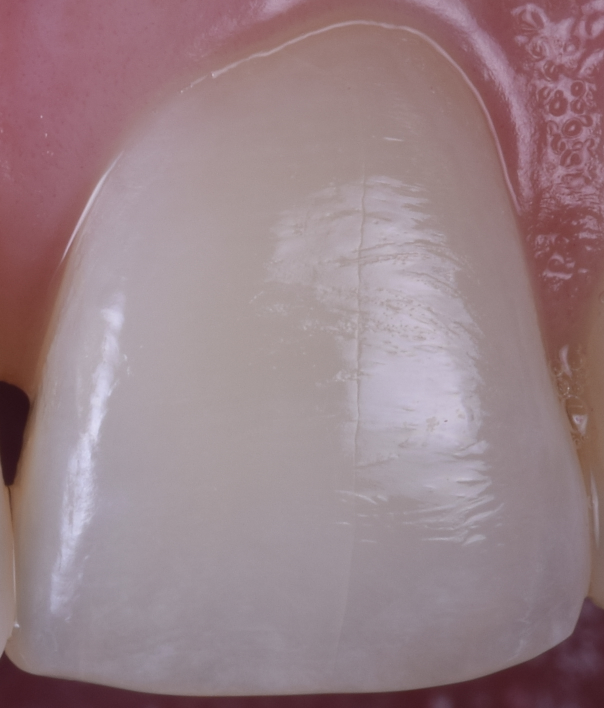
#> input picture Imagenes/Diente_d_1.JPG, 1208 x 1416 px (shown at 1/2 size)
$ python WaveletEnhancement.py Imagenes/Diente_d_1.JPG
#> lines starting #> are read from the running program, lines starting #| are printed output that depends on the picture; long printed decimals are rounded
import numpy as np

import pywt
import cv2


class WaveletEnhancement(object):

    def __init__(self,m_ini=0,M_ini=255,automatic_mM = True):
        self.m = m_ini
        self.M = M_ini
        self.automatic_mM = automatic_mM

    def enhanceSaturation(self, image):
        return cv2.equalizeHist(image)

    def selectnM(self,cA):
        if self.automatic_mM == False:
            return

        self.m = 30
        self.M = 200

        [m1,M1] = np.quantile(cA,[0.05,0.95])
        self.m = np.min([self.m,m1])
        self.M = np.max([self.M,M1])


    def applyWaveTransformEnhancement(self,original):
        cA, (LH, HL, HH) = pywt.dwt2(original, 'sym4')
        self.selectnM(cA)

        K1 = self.m-1
        K2 = self.M+1
        cv2.imwrite('salida.jpg',cA)
        values = np.where((cA > self.m) & (cA < self.M))
        print(self.M-self.m)
        print (cA[values].shape)
        cA[values] = np.log(((cA[values]-K1)/(K2-cA[values])))
        R_min = np.min(cA[values])
        R_max = np.max(cA[values])
        cA[values] = ((cA[values]-R_min)/(R_max-R_min))
        print (cA[values])
        cA[values] = cA[values]*(self.M-self.m) + self.m

        print (cA[values])

        res = pywt.idwt2((cA, (LH, HL, HH)),'sym4')
        return np.uint8(res)

    def apply(self, original):
        hsv = cv2.cvtColor(original,cv2.COLOR_BGR2HSV)
        (sx,sy,_) = hsv.shape
        hsv = cv2.resize(hsv,(512,512))
        H,S,V = cv2.split(hsv)
        print (np.max(V))
        S = self.enhanceSaturation(S)
        V = self.applyWaveTransformEnhancement(V)
        result = cv2.merge([H,S,V])
        result = cv2.resize(hsv,(sy,sx))
        result = cv2.cvtColor(result,cv2.COLOR_HSV2BGR)
        cv2.imwrite('resultado.jpg',result)


if __name__ == "__main__":
    import sys

    c = len(sys.argv)
    im_in = 'imagen2.png'
    if c >= 2:
        im_in = sys.argv[1]

    image = cv2.imread(im_in)
#> image is the input picture: shape (1416, 1208, 3); mean B, G, R 135.2, 129.4, 152.4
    wvlt = WaveletEnhancement()
    wvlt.apply(image)
#> in apply, `hsv = cv2.cvtColor(original,cv2.COLOR_BGR2HSV)`: hsv: shape (1416, 1208, 3); mean H, S, V 133.3, 44.2, 152.8
#> in apply, `hsv = cv2.resize(hsv,(512,512))`: hsv: shape (512, 512, 3); mean H, S, V 133.3, 44.2, 152.7
#> in apply, `H,S,V = cv2.split(hsv)`:
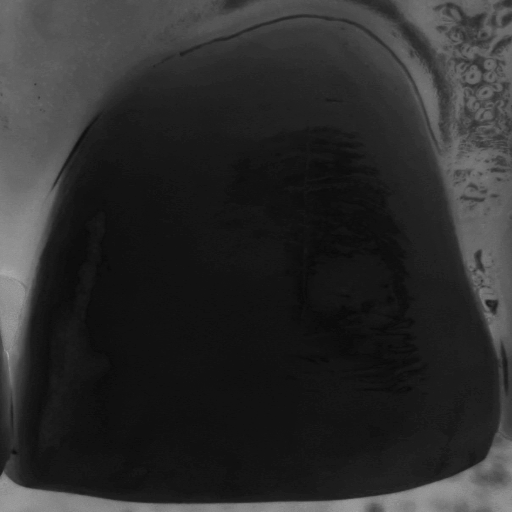
#> S: shape (512, 512); min 9, max 170, mean 44.2
#> in apply, `H,S,V = cv2.split(hsv)`:
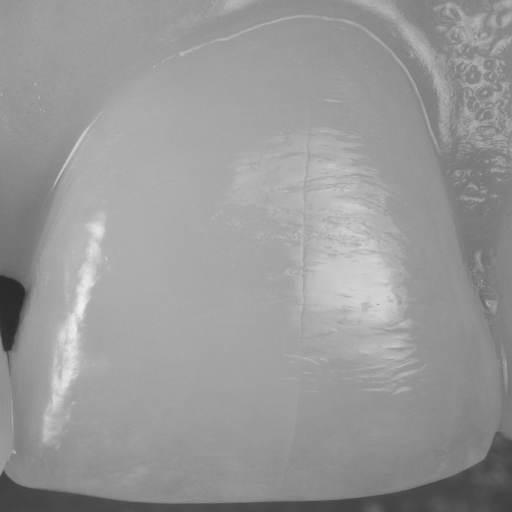
#> V: shape (512, 512); min 41, max 238, mean 152.7
#| 238
#> in enhanceSaturation, `return cv2.equalizeHist(image)`:
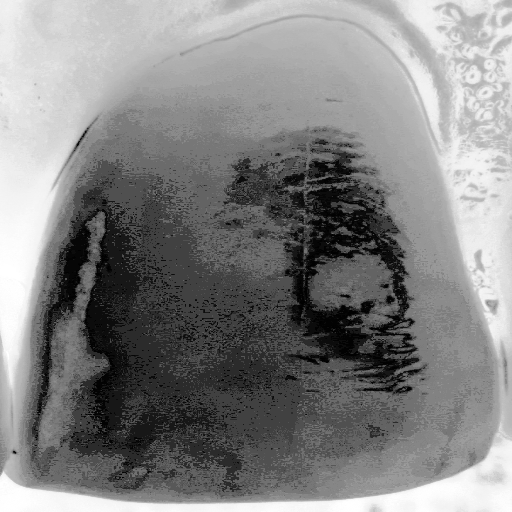
#> returned value: shape (512, 512); min 0, max 255, mean 131.1
#> in applyWaveTransformEnhancement, `cA, (LH, HL, HH) = pywt.dwt2(original, 'sym4')`:
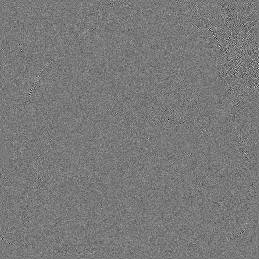
#> HH: shape (259, 259) float64; min -11.57, max 12.72, mean -0.00353; drawn with min black and max white
#> in selectnM, `[m1,M1] = np.quantile(cA,[0.05,0.95])`: m1 = 171; M1 = 362.9
#> in selectnM, `self.m = np.min([self.m,m1])`: self.m = 30
#> in selectnM, `self.M = np.max([self.M,M1])`: self.M = 362.9
#> in applyWaveTransformEnhancement, `K1 = self.m-1`: K1 = 29
#> in applyWaveTransformEnhancement, `K2 = self.M+1`: K2 = 363.9
#> in applyWaveTransformEnhancement, `cv2.imwrite('salida.jpg',cA)`:
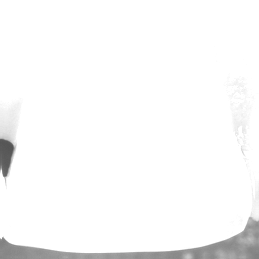
#> saved as salida.jpg: shape (259, 259); min 84, max 255, mean 248.6
#> in applyWaveTransformEnhancement, `values = np.where((cA > self.m) & (cA < self.M))`: values = 63726 positions, rows 0 to 258, columns 0 to 258
#| 332.925
#| (63726,)
#> in applyWaveTransformEnhancement, `cA[values] = np.log(((cA[values]-K1)/(K2-cA[values])))`:
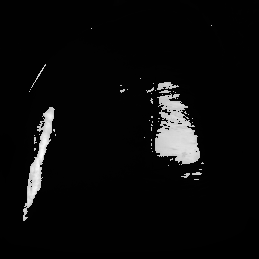
#> cA: shape (259, 259) float64; min -1.62, max 477.3, mean 21.2; drawn with min black and max white
#> in applyWaveTransformEnhancement, `R_min = np.min(cA[values])`: R_min = -1.62
#> in applyWaveTransformEnhancement, `R_max = np.max(cA[values])`: R_max = 5.8
#> (printed output is left out)
#> (printed output is left out)
#> in applyWaveTransformEnhancement, `res = pywt.idwt2((cA, (LH, HL, HH)),'sym4')`:
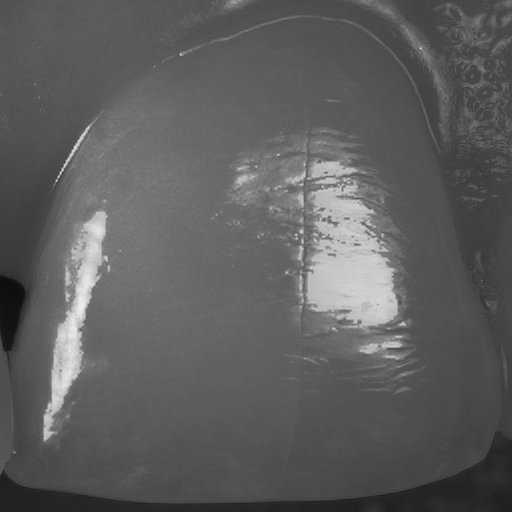
#> res: shape (512, 512) float64; min 13.84, max 238.2, mean 94.3
#> in apply, `result = cv2.merge([H,S,V])`: result: shape (512, 512, 3); mean H, S, V 133.3, 131.1, 93.8
#> in apply, `result = cv2.resize(hsv,(sy,sx))`: result: shape (1416, 1208, 3); mean H, S, V 133.2, 44.1, 152.6

$ run again, on Imagenes/Diente_d_3.JPG
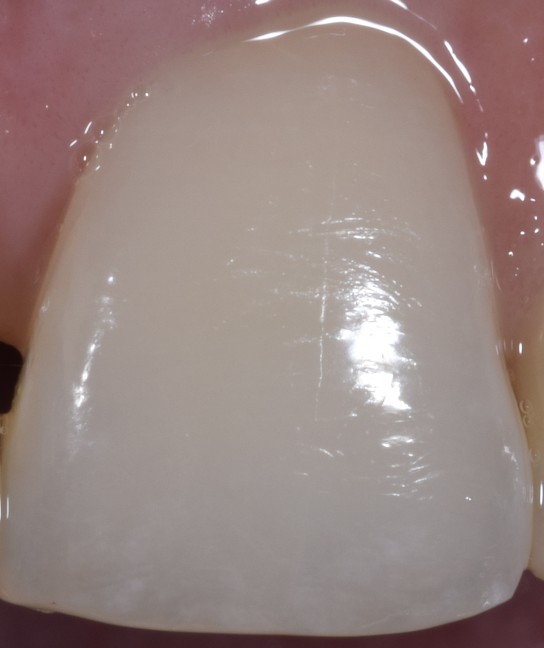
#> input picture Imagenes/Diente_d_3.JPG, 1088 x 1296 px (shown at 1/2 size)
#> image is the input picture: shape (1296, 1088, 3); mean B, G, R 128.7, 132.5, 151.1
#| 255
#> m1 = 180.2; M1 = 342.9
#> self.m = 30
#> self.M = 342.9
#> K1 = 29
#> K2 = 343.9
#> values = 63726 positions, rows 0 to 258, columns 0 to 258
#| 312.855
#| (63726,)
#> in applyWaveTransformEnhancement, `cA[values] = np.log(((cA[values]-K1)/(K2-cA[values])))`:
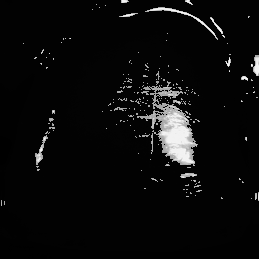
#> cA: shape (259, 259) float64; min -3.15, max 536.1, mean 22.5; drawn with min black and max white
#> R_min = -3.15
#> R_max = 5.74
#> (printed output is left out)
#> (printed output is left out)
#> in applyWaveTransformEnhancement, `res = pywt.idwt2((cA, (LH, HL, HH)),'sym4')`:
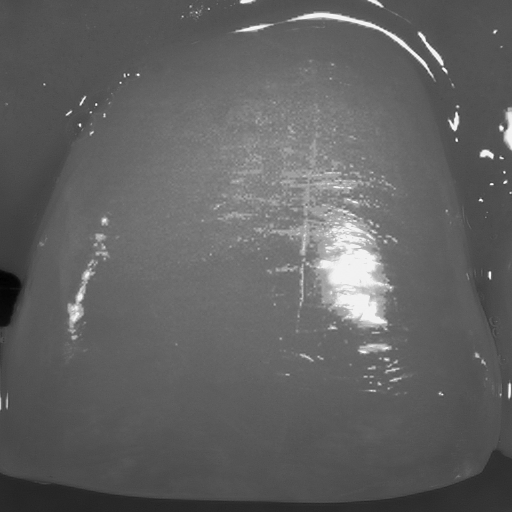
#> res: shape (512, 512) float64; min 13.72, max 267.6, mean 111.8; drawn with min black and max white

$ run again, on Imagenes/res2.JPG
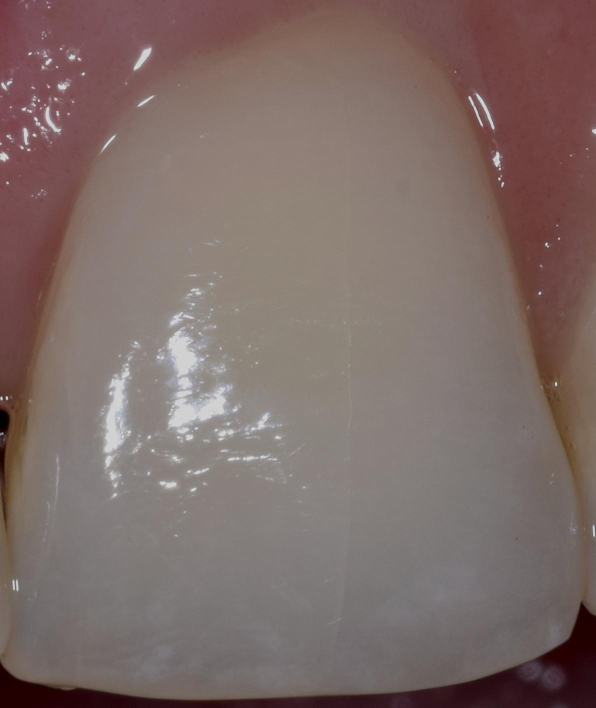
#> input picture Imagenes/res2.JPG, 1192 x 1416 px (shown at 1/2 size)
#> image is the input picture: shape (1416, 1192, 3); mean B, G, R 103.9, 107.7, 125.3
#| 227
#> m1 = 198.7; M1 = 290.2
#> self.m = 30
#> self.M = 290.2
#> K1 = 29
#> K2 = 291.2
#> values = 63700 positions, rows 0 to 258, columns 0 to 258
#| 260.169
#| (63700,)
#> in applyWaveTransformEnhancement, `cA[values] = np.log(((cA[values]-K1)/(K2-cA[values])))`:
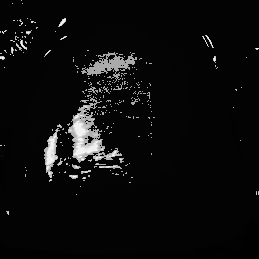
#> cA: shape (259, 259) float64; min -4.49, max 440.5, mean 18.2; drawn with min black and max white
#> R_min = -4.49
#> R_max = 5.56
#> (printed output is left out)
#> (printed output is left out)
#> in applyWaveTransformEnhancement, `res = pywt.idwt2((cA, (LH, HL, HH)),'sym4')`:
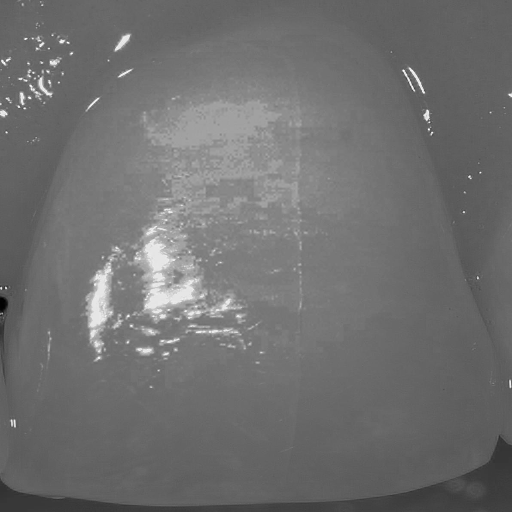
#> res: shape (512, 512) float64; min -0.955, max 231.5, mean 101.2; drawn with min black and max white
